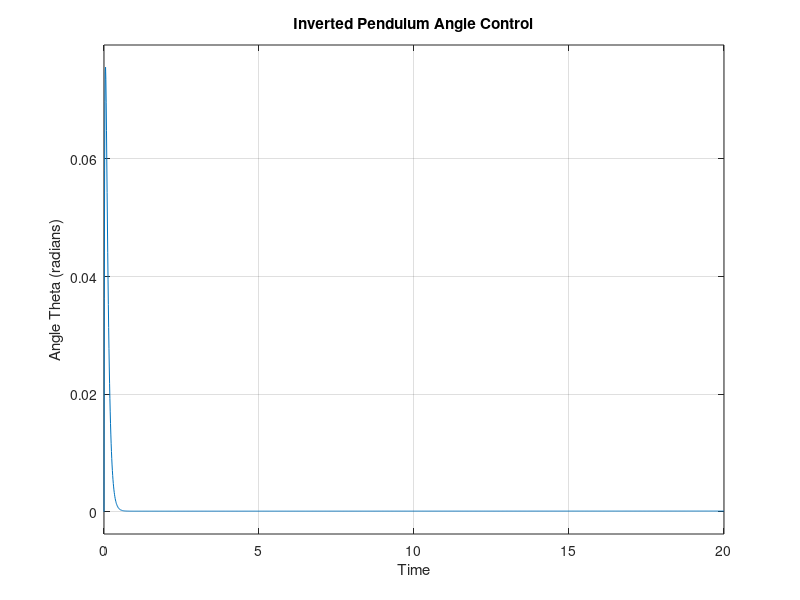

Source code (MATLAB): (Note: this script raises an error after producing the figure.)
% Inverted Pendulum closed loop scheme with PID controller 
%
% Author : @ Zenia Fragaki
%
%------------------------------------------------------------
%
%           SYSTEM(PLANT)
%
% ----- Clear CMD , Workspace and Close any open tabs--------

clc
clear;
close all;

%------------Parameters------------------%Source : https://ctms.engin.umich.edu/CTMS/index.php?example=InvertedPendulum&section=SystemModeling
M=0.5;                                   %Mass of the cart
m=0.2;                                   %Mass of the pendulum
b=0.1;                                   %coefficient of friction for cart
l=0.3;                                   %length to pendulum center of mass
I=0.006;                                 %mass moment of inertia of the pendulum
q = (M+m)*(I+m*l^2)-(m*l)^2;
ts=0.01;
g=9.8;
%----------System Equations-------------

%----------Transfer Functions-----------
s=tf('s');

P_cart = (((I+m*l^2)/q)*s^2 - (m*g*l/q))/(s^4 + (b*(I + m*l^2))*s^3/q - ((M + m)*m*g*l)*s^2/q - b*m*g*l*s/q);
P_pend = (m*l*s/q)/(s^3 + (b*(I + m*l^2))*s^2/q - ((M + m)*m*g*l)*s/q - b*m*g*l/q);

%---------State Space Equations---------


%----------PID Controller----------------------------

%----------Time(t)-domain-----------------------------

% function [u,I,e_prev]=pid_c(Kp,Ki,Kd,ek,e_prev,I_prev)
% 
% I=I_prev+ts*ek;                 %Forward Euler's method
% D=(ek-e_prev)/ts;               %Backward difference
% P=Kp*ek;
% 
% u=P+Ki*I+Kd*D;
% 
% e_prev=ek;
% 
% end

%------S-domain (transfer function)------------------------

Kp=100;
Ki=0.1;
Kd=10;

Gc=Kp+Ki/s+Kd*s;

%------ PID Matlab object ---------------------------------

% Cpid=pid(Kp,Ki,kd);

%----------------------Closed-Loop-------------------------

sys=feedback(P_pend,Gc);

%--------------------Settings------------------------------

T=0:ts:20;
impulse(sys,T)
title("Inverted Pendulum Angle Control");
ylabel("Angle Theta (radians)")
xlabel("Time")
yline(0,'--r')
axis([0 10 -2.5 2.5 ])
legend('Controlled Angle','Refernce Angle')

%---------------------------------------------------------